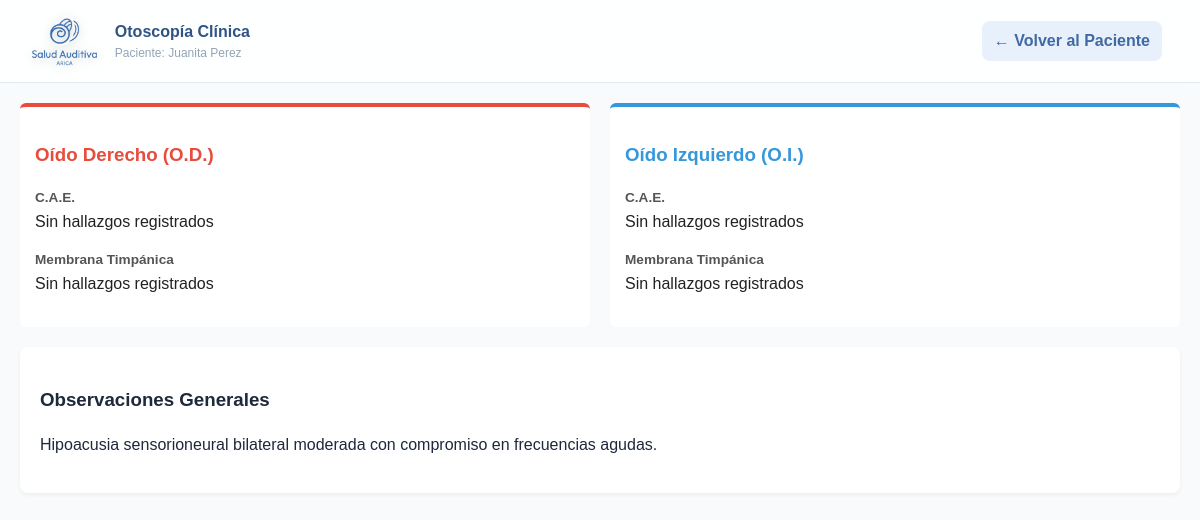
Page /evaluaciones/otoscopia/28/ver/ on the earlier database version.
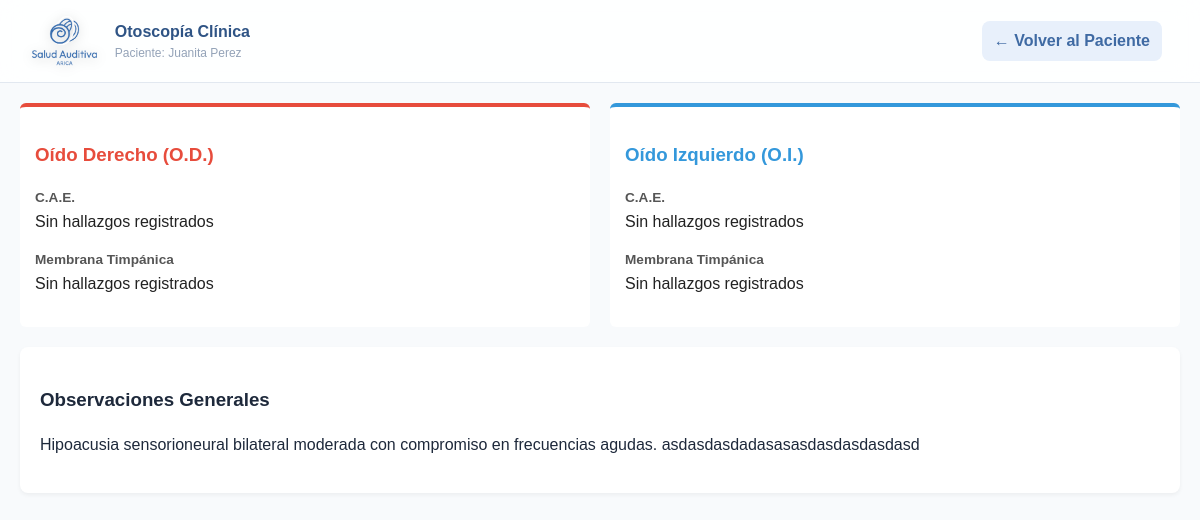
Same page on the later database version.
### evaluaciones/models.py (models this page shows, shortened)
class Evaluacion(models.Model):
    TIPO_CHOICES = [
        ('audiometria', 'Audiometría'),
        ('impedanciometria', 'Impedanciometría'),
        ('otoscopia', 'Otoscopía'),
        ('otro', 'Otro'),
    ]
    paciente = models.ForeignKey(Paciente, on_delete=models.CASCADE, related_name='evaluaciones')
    tipo = models.CharField(max_length=50, choices=TIPO_CHOICES)
    fecha = models.DateTimeField(auto_now_add=True)
    observaciones = models.TextField(blank=True)
    archivo = models.FileField(upload_to='evaluaciones/', blank=True, null=True)

### Login/models.py (models this page shows, shortened)
class Paciente(models.Model):
    PREVISION_CHOICES = [
        ('fonasa', 'Fonasa'),
        ('isapre', 'Isapre'),
        ('capredena', 'Capredena'),
        ('dipreca', 'Dipreca')
    ]
    nombre = models.CharField(max_length=150)
    rut = models.CharField(max_length=12, unique=True)
    telefono = models.CharField(max_length=15, blank=True, null=True)
    fecha_nacimiento = models.DateField()
    direccion = models.CharField(max_length=255, blank=True, null=True)
    email = models.EmailField(blank=True, null=True)
    prevision = models.CharField(
        max_length=20,
        choices=PREVISION_CHOICES,
        default='fonasa'
    )
    creado = models.DateTimeField(auto_now_add=True)

### evaluaciones/views.py (the view)
# urls.py: path('otoscopia/<int:id>/ver/', views.ver_otoscopia, name='ver_otoscopia'),
def ver_otoscopia(request, id):
    evaluacion = get_object_or_404(Evaluacion, id=id)
    otoscopia = getattr(evaluacion, 'otoscopia', None)
    return render(request, 'evaluaciones/ver_otoscopia.html', {
        'evaluacion': evaluacion,
        'otoscopia': otoscopia
    })

### evaluaciones/templates/evaluaciones/ver_otoscopia.html (shortened to what this page needs)
{% load static %}
<!DOCTYPE html>
<html lang="es">
<head>
    <link rel="stylesheet" href="{% static 'evaluaciones/css/audiometria.css' %}">
</head>
<body>
<div class="header">
    <div class="header-left">
        <img src="{% static 'Login/img/logo-png.png' %}" class="logo-header">
        <div class="header-text">
            <span class="title">Otoscopía Clínica</span>
            <span class="subtitle">Paciente: {{ evaluacion.paciente.nombre }}</span>
        </div>
    </div>
    <div class="header-right">
        <a href="{% url 'ver_paciente' evaluacion.paciente.id %}" class="btn-back">← Volver al Paciente</a>
    </div>
</div>
<main class="dashboard-container">
    <div class="grid-2">
        <div class="ear-box od">
            <h3 style="color: #e74c3c;">Oído Derecho (O.D.)</h3>
            <span class="label-val">C.A.E.</span>
            <p class="text-val">{{ otoscopia.cae_od|default:"Sin hallazgos registrados" }}</p>
            <span class="label-val">Membrana Timpánica</span>
            <p class="text-val">{{ otoscopia.membrana_od|default:"Sin hallazgos registrados" }}</p>
        </div>
        <div class="ear-box oi">
            <h3 style="color: #3498db;">Oído Izquierdo (O.I.)</h3>
            <span class="label-val">C.A.E.</span>
            <p class="text-val">{{ otoscopia.cae_oi|default:"Sin hallazgos registrados" }}</p>
            <span class="label-val">Membrana Timpánica</span>
            <p class="text-val">{{ otoscopia.membrana_oi|default:"Sin hallazgos registrados" }}</p>
        </div>
    </div>
    <div class="data-card" style="margin-top: 20px;">
        <h3>Observaciones Generales</h3>
        <p>{{ evaluacion.observaciones|default:"Sin observaciones registradas." }}</p>
    </div>
</main>
</body>
</html>

Differences in the rows shown:
changed Evaluacion "Juanita Perez": observaciones "Hipoacusia sensorioneural bilateral moderada con compromiso en frecuencias agudas." → "Hipoacusia sensorioneural bilateral moderada con compromiso en frecuencias agudas. asdasdasdadasasasdasdasdasdasd"
